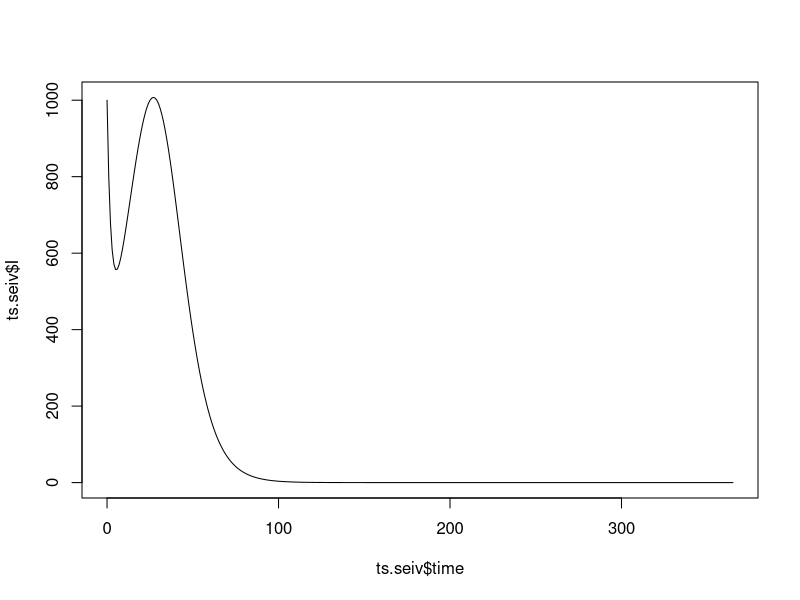
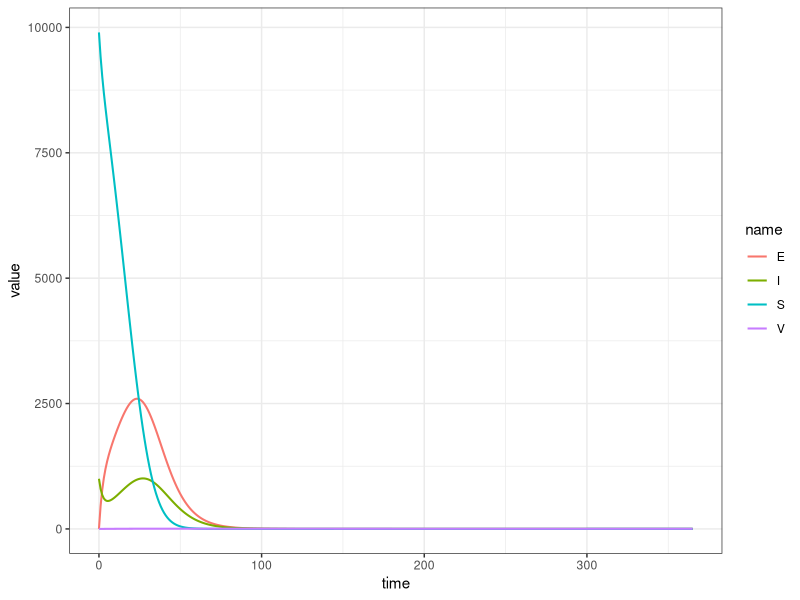
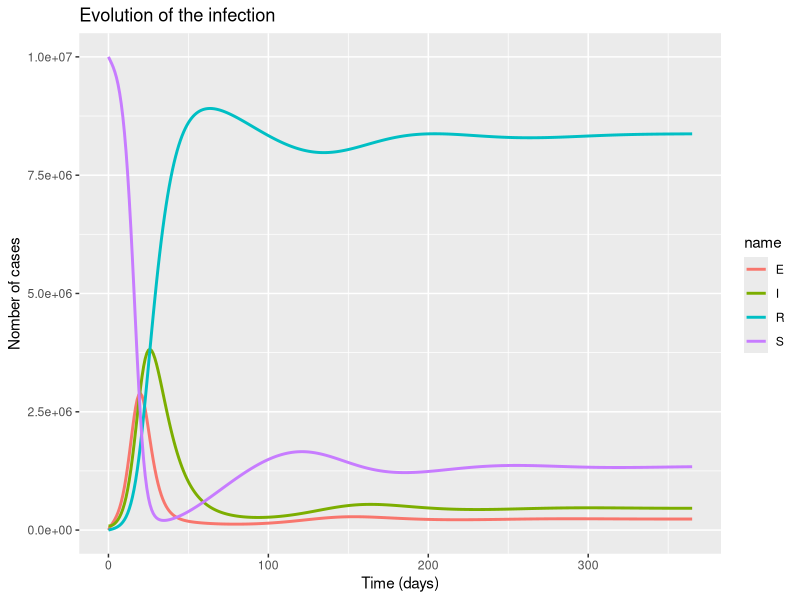
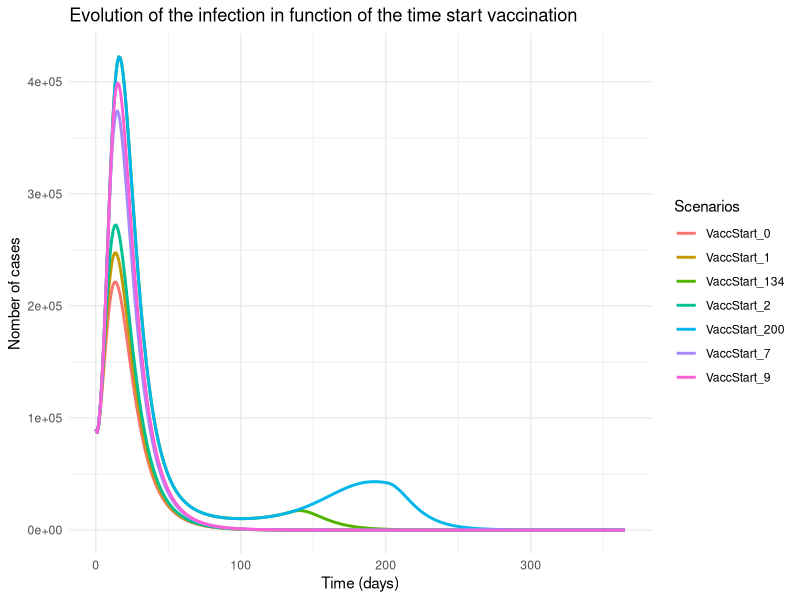
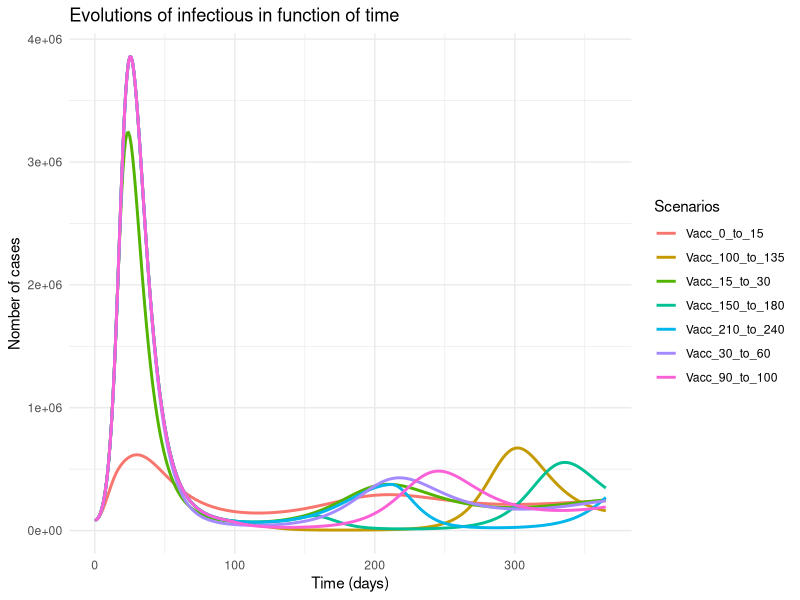

These charts were generated, in order, by the following R code:
## ---- chunk 1
library(deSolve)
library(tidyverse)
## ---- chunk 2
#Creating a function 
seiv<- function(times,y,parms){
  with(c(as.list(y),parms),{
    
    N<-S+E+I+V
    
    lambda<-beta*I/N
    
    dS<-birth_rate*N - natural_mortality*S + loss_immunity*V -immunization_rate*S - lambda*S
    
    dE<-lambda*S - natural_mortality*E - progression_rate*E
    
    dI<-progression_rate*E - natural_mortality*I - rabies_mortality*I
    
    dV<-immunization_rate*S - loss_immunity*V - natural_mortality*V
    
    return(list(c(dS,dE,dI,dV)))
  })
}
#define the population


## ---- chunk 3
#define the population : initial conditions

popInit<-c(
  S=9900,
  E=0,
  I=1000,
  V=0
)
## ---- chunk 4
#define the time 
times<-seq(0,365,1)
## ---- chunk 5
# define our paameters
parameters<-c(beta=0.6,
              progression_rate=1/10,
              rabies_mortality=1/4,
              birth_rate=1/(365*6),
              natural_mortality=1/(365*3),
              immunization_rate=1/365*0.01, 
              loss_immunity=1/(365*3)
              )
## ---- chunk 6
ts.seiv<-data.frame(
  lsoda(y=popInit,
        times=times,
        func=seiv,
        parms = parameters)
)
## ---- chunk 7
plot(ts.seiv$time, ts.seiv$I, type ="l")
## ---- chunk 8
ts.seiv1<-pivot_longer(ts.seiv,cols=2:5)
## ---- chunk 9
ggplot(ts.seiv1, aes(x=time,y=value,color=name))+ geom_line(linewidth=0.7)+theme_bw()
## ---- chunk 10
# Charger les packages nécessaires
library(deSolve)
library(ggplot2)

# Définir les équations différentielles SEIRV avec vaccination temporelle
seirv <- function(time, state, parameters) {
  with(as.list(c(state, parameters)), {
    # Vaccination active après un certain temps (vacc_start)
    omega_time <-  omega
    N <- S + E + I + R
    # Equations différentielles
    #dS <- -beta * S * I / N - omega_time * S+ delta * V + b*N +delta*R - mu*S          # Susceptibles
    #dE <- beta * S * I / N - sigma * E -mu*E              # Exposés
    #dI <- sigma * E - gamma * I -mu*E                # Infectieux
    #dR <- gamma * I  -mu*R                                # Rétablis
    #dV <- omega_time * S - delta * V-mu*V               # Vaccinés
    dS <- -beta * S * I / N  + b*N +delta*R - mu*S          # Susceptibles
    dE <- beta * S * I / N - sigma * E -mu*E              # Exposés
    dI <- sigma * E - gamma * I -mu*E                # Infectieux
    dR <- gamma * I  -mu*R -delta*R                               # Rétablis
    # Retourner les dérivées
    list(c(dS, dE, dI, dR))
  })
}


parameters <- c(
  beta = 0.8,     # Taux de transmission
  sigma = 1/5,  # Taux de progression (incubation, 5 jours en moyenne)
  gamma = 1/10,    # Taux de récupération (10 jours infectieux en moyenne)
  #omega =1/365*0.554*1 ,   # Taux de vaccination 0.01
  omega=0,
  delta = 1/365,  # Perte d'immunité (1 an d'immunité)
  #N = 1e6,        # Taille de la population
  #vacc_start = 50, # Jour de début de la vaccination
  mu=1/(365),    # natural depth
  b=1/(365) #birth rate
)

# Conditions initiales
init_state <- c(
  S = 10000000,  # Susceptibles
  E = 300,     # Exposés
  I = 90000,     # Infectieux
  R = 0       # Rétablis
  #V = 0        # Vaccinés
)

# Temps de simulation (en jours)
time <- seq(0, 366, by = 1)  # Simulation sur 1 an

ts.seirv <- data.frame(
  lsoda(y= init_state,
        times= times,
        func=seirv,
        parms = parameters)
)
#head(ts.seirv)
ts.seirv1 <- pivot_longer(ts.seirv, cols=2:5)

ggplot(ts.seirv1, aes(x=time, y=value, color=name))+
  geom_line(linewidth=1)+
  labs(
    title = "Evolution of the infection",
    x = "Time (days)",
    y = "Nomber of cases",
    color = "name"
  )
  theme_bw()

## ---- chunk 11
# Charger les packages nécessaires
library(deSolve)
library(ggplot2)

# Définir les équations différentielles SEIRV avec vaccination temporelle
seirv_model <- function(time, state, parameters) {
  with(as.list(c(state, parameters)), {
    # Vaccination active après un certain temps (vacc_start)
    omega_time <- ifelse(time >= vacc_start, omega, 0)
    N <- S + E + I + V + R
    # Equations différentielles
    dS <- -beta * S * I / N - omega_time * S+ delta * V + b*N +delta*R - mu*S          # Susceptibles
    dE <- beta * S * I / N - sigma * E -mu*E              # Exposés
    dI <- sigma * E - gamma * I -mu*E                # Infectieux
    dR <- gamma * I  -mu*R -delta*R                                  # Rétablis
    dV <- omega_time * S - delta * V-mu*V               # Vaccinés
    
    # Retourner les dérivées
    list(c(dS, dE, dI, dR, dV))
  })
}

# Paramètres du modèle
parameters <- c(
  beta = 0.8,     # Taux de transmission
  sigma = 1/5,  # Taux de progression (incubation, 5 jours en moyenne)
  gamma = 1/10,    # Taux de récupération (10 jours infectieux en moyenne)
  omega = 0.1,   # Taux de vaccination
  delta = 1/365,  # Perte d'immunité (1 an d'immunité)
  #N = 1e6,        # Taille de la population
  vacc_start = 50, # Jour de début de la vaccination
  mu=1/(365*6),    # natural depth
  b=1/(365*6)
)

# Conditions initiales
init_state <- c(
  S = 1000000,  # Susceptibles
  E = 300,     # Exposés
  I = 90000,     # Infectieux
  R = 0,       # Rétablis
  V = 0        # Vaccinés
)

# Temps de simulation (en jours)
time <- seq(0, 365, by = 1)  # Simulation sur 1 an

# Résolution du modèle pour différents scénarios
vacc_starts <- c(134,2,1,7,9,0,200)  # Moments de démarrage de la vaccination (jours)
results <- list()

#for (start in 1:365) {
for (start in vacc_starts) {
  parameters["vacc_start"] <- start
  output <- ode(y = init_state, times = time, func = seirv_model, parms = parameters)
  results[[paste0("VaccStart_", start)]] <- as.data.frame(output)
}

# Fusionner les résultats pour comparaison
results_df <- do.call(rbind, lapply(names(results), function(name) {
  df <- results[[name]]
  df$Scenario <- name
  return(df)
}))

print(results_df)

library(dplyr)

# Trouver la ligne avec le plus petit nombre d'infectieux (I)
min_infection <- results_df %>%
  filter(I == min(I)) 

# Afficher le temps correspondant
min_infection_time <- min_infection$time
min_infection
## ---- chunk 12
# Visualisation des résultats
ggplot(data = results_df, aes(x = time)) +
  geom_line(aes(y = I, color = Scenario), size = 1) +
  labs(
    title = "Evolution of the infection in function of the time start vaccination",
    x = "Time (days)",
    y = "Nomber of cases",
    color = "Scenarios"
  ) +
  theme_minimal()
## ---- chunk 13
# Charger les packages nécessaires
library(deSolve)
library(ggplot2)

# Définir les équations différentielles SEIRV avec vaccination en intervalles
seirv_model <- function(time, state, parameters) {
  with(as.list(c(state, parameters)), {
    # Vaccination active uniquement dans un intervalle de temps (vacc_start <= time <= vacc_end)
    omega_time <- ifelse(time >= vacc_start & time <= vacc_end, omega, 0)
     N <- S + E + I + V + R
    # Equations différentielles
    dS <- -beta * S * I / N - omega_time * S + delta * V + b * N + delta * R - mu * S  # Susceptibles
    dE <- beta * S * I / N - sigma * E - mu * E                                       # Exposés
    dI <- sigma * E - gamma * I - mu * I                                              # Infectieux
    dR <- gamma * I - mu * R    -delta*R                                                         # Rétablis
    dV <- omega_time * S - delta * V - mu * V                                         # Vaccinés
    
    # Retourner les dérivées
    list(c(dS, dE, dI, dR, dV))
  })
}

# Paramètres du modèle
parameters <- c(
  beta = 0.8,      # Taux de transmission
  sigma = 1/5,   # Taux de progression (incubation, 5.2 jours en moyenne)
  gamma = 1/10,     # Taux de récupération (10 jours infectieux en moyenne)
  omega = 0.1,    # Taux de vaccination
  delta = 1/365,   # Perte d'immunité (1 an d'immunité)
  #N = 1e6,         # Taille de la population
  vacc_start = 50, # Début de la vaccination
  vacc_end = 80,   # Fin de la vaccination
  mu = 1/(365*64),  # Taux de mortalité naturelle
  b = 1/(365*64)    # Taux de natalité
)

# Conditions initiales
init_state <- c(
  S = 10000000,  # Susceptibles
  E = 300,     # Exposés
  I = 90000,     # Infectieux
  R = 0,       # Rétablis
  V = 0        # Vaccinés
)

# Temps de simulation (en jours)
time <- seq(0, 365, by = 1)  # Simulation sur 1 an

# Résolution du modèle pour différents intervalles de vaccination
vacc_intervals <- list(
    c(0, 15),   # Vaccination entre les jours 0 et 15
     c(15, 30),   # Vaccination entre les jours 15 et 30
   c(30, 60),   # Vaccination entre les jours 30 et 60
   c(90, 100),  # Vaccination entre les jours 90 et 120
   c(100, 135),  # Vaccination entre les jours 90 et 120
  c(150, 180), # Vaccination entre les jours 150 et 180
  c(210, 240)  # Vaccination entre les jours 210 et 240
)

results <- list()

for (interval in vacc_intervals) {
  parameters["vacc_start"] <- interval[1]
  parameters["vacc_end"] <- interval[2]
  output <- ode(y = init_state, times = time, func = seirv_model, parms = parameters)
  scenario_name <- paste0("Vacc_", interval[1], "_to_", interval[2])
  results[[scenario_name]] <- as.data.frame(output)
}

# Fusionner les résultats pour comparaison
results_df <- do.call(rbind, lapply(names(results), function(name) {
  df <- results[[name]]
  df$Scenario <- name
  return(df)
}))

# Visualisation des résultats
ggplot(data = results_df, aes(x = time)) +
  geom_line(aes(y = I, color = Scenario), size = 1) +
  labs(
    title = "Evolutions of infectious in function of time",
    x = "Time (days)",
    y = "Nomber of cases",
    color = "Scenarios"
  ) +
  theme_minimal()

## ---- chunk 14
# Paramètres
parameters <- c(
  beta = 0.4,      # Taux de transmission
  sigma = 1/5.2,   # Taux de progression
  gamma = 1/7,     # Taux de récupération
  omega = 0.01,    # Taux de vaccination (par jour)
  delta = 1/365,   # Perte d'immunité
  N = 1e6,         # Taille de la population
  mu = 1/(365*6),  # Taux de mortalité naturel
  b = 1/(365*6)    # Taux de natalité
)

# Calcul de R0
R0 <- parameters["beta"] / parameters["gamma"]

# Proportion minimale à vacciner pour stopper la maladie
P_v_threshold <- 1 - (1 / R0)

# Simulation du modèle SEIRV
time <- seq(0, 365, by = 1)  # 1 an
init_state <- c(S = 999000, E = 100, I = 100, R = 0, V = 0)

# Modèle SEIRV
seirv_model <- function(time, state, parameters) {
  with(as.list(c(state, parameters)), {
    dS <- -beta * S * I / N - omega * S + delta * V + b * N - mu * S
    dE <- beta * S * I / N - sigma * E - mu * E
    dI <- sigma * E - gamma * I - mu * I
    dR <- gamma * I - mu * R -delta*R   
    dV <- omega * S - delta * V - mu * V
    list(c(dS, dE, dI, dR, dV))
  })
}

# Résolution du système
output <- ode(y = init_state, times = time, func = seirv_model, parms = parameters)
results <- as.data.frame(output)

# Calcul de la proportion vaccinée
results$V_prop <- results$V / parameters["N"]  # Proportion de vaccinés

# Trouver le temps où le seuil critique est atteint
time_threshold <- results$time[which(results$V_prop >= P_v_threshold)[1]]

# Résultats
cat("R0:", R0, "\n")
cat("Proportion critique de la population à vacciner:", P_v_threshold * 100, "%\n")
cat("Temps pour atteindre cette proportion:", time_threshold, "jours\n")

## ---- chunk 15
# Mise à jour des paramètres
parameters["omega"] <- 0.12  # Augmenter le taux de vaccination
time <- seq(0, 765, by = 1)  # Simulation sur 2 ans

# Résolution du système
output <- ode(y = init_state, times = time, func = seirv_model, parms = parameters)
results <- as.data.frame(output)

# Calcul de la proportion vaccinée
results$V_prop <- results$V / parameters["N"]

# Trouver le temps où le seuil critique est atteint
time_threshold <- results$time[which(results$V_prop >= P_v_threshold)[1]]

# Résultats
cat("R0:", R0, "\n")
cat("Proportion critique de la population à vacciner:", P_v_threshold * 100, "%\n")
cat("Temps pour atteindre cette proportion:", ifelse(is.na(time_threshold), "Non atteint", paste(time_threshold, "jours")), "\n")
